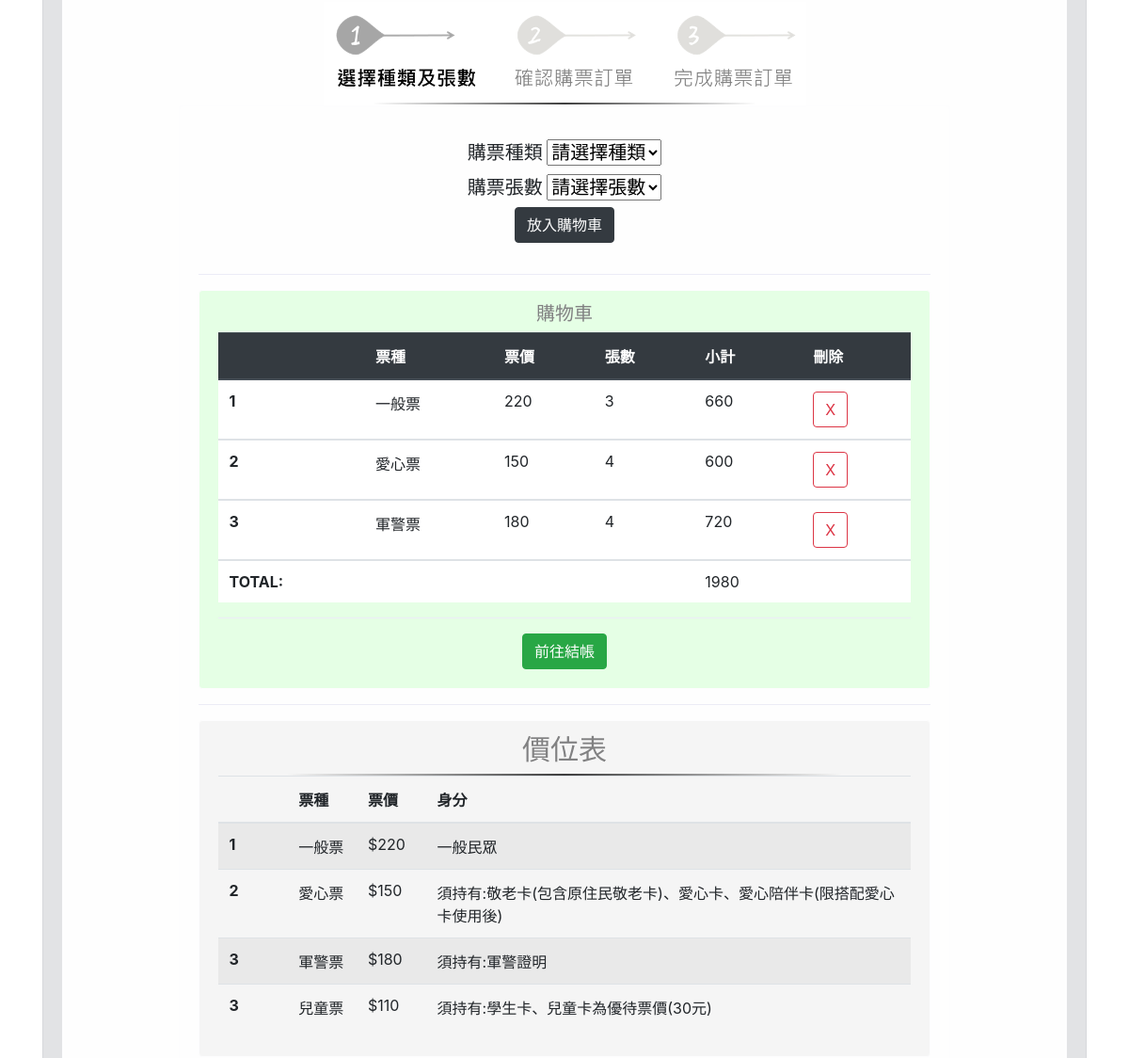
The app's page /ticket.php?tick=2 (signed in, middle part), older data.
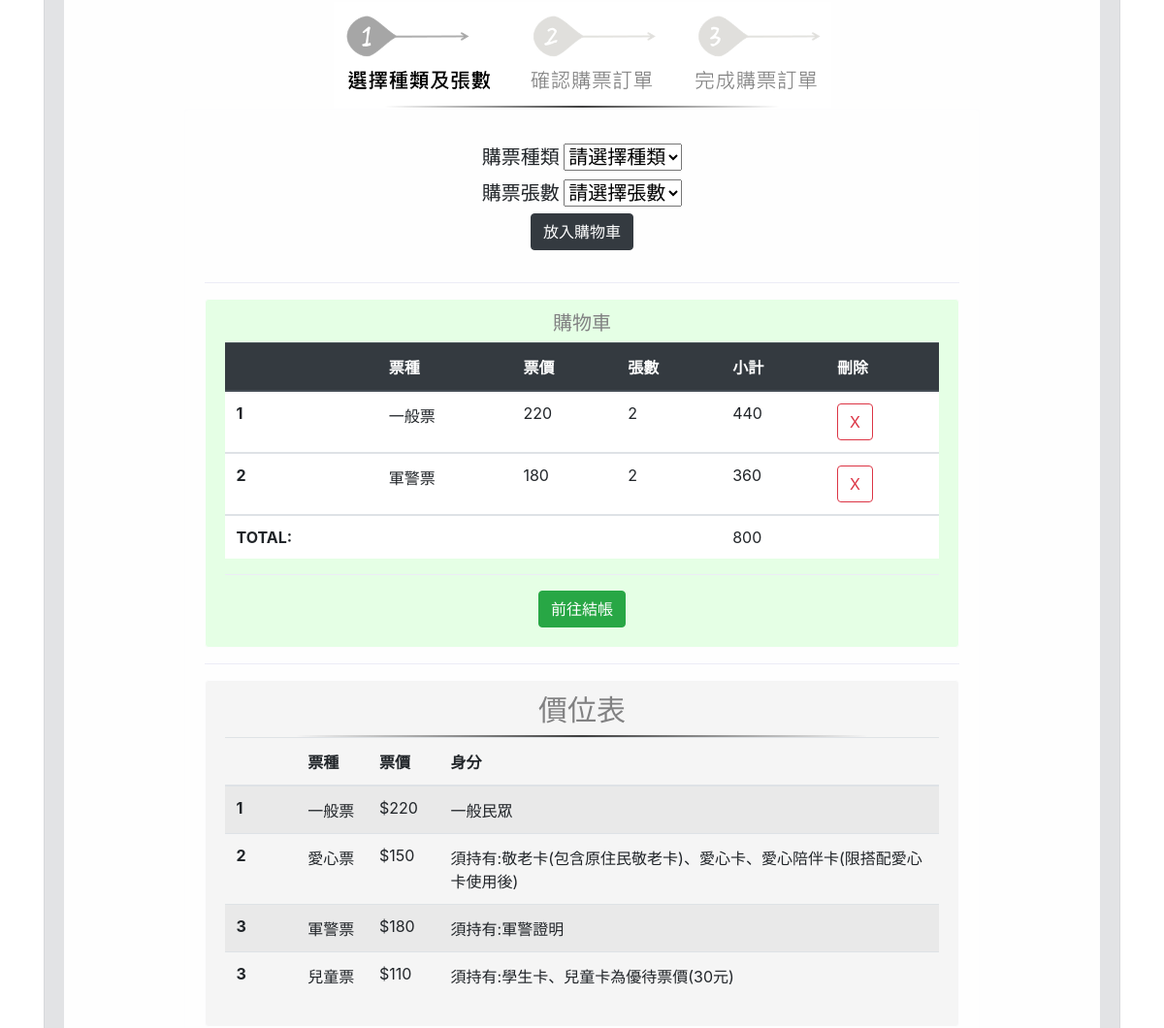
The same page, newer data.
### tables this page shows
CREATE TABLE `carticket` (
  `ctid` int(11) NOT NULL,
  `mid` varchar(200) NOT NULL,
  `species` varchar(200) NOT NULL,
  `num` varchar(200) NOT NULL
);

### showcar.php (the view, shortened to what this page needs)
<?php
  $userid = $_SESSION["user_type"];
   require "includes/db.php";
    $sql = "SELECT * FROM carticket WHERE mid =$userid";
    $result = $conn->query($sql);
    if ($result->num_rows > 0) {
    echo "<table class='table' bgcolor='#ffffff'>";
        echo " <thead class='thead-dark'>";
         echo "  <tr>";
          echo "   <th scope='col'></th>";
           echo "  <th scope='col'>票種</th>";
           echo "  <th scope='col'>票價</th>";
           echo "  <th scope='col'>張數</th>";
           echo "  <th scope='col'>小計</th>";
           echo "  <th scope='col'>刪除</th>";
          echo " </tr>";
        echo " </thead>";
         $n = 0;
        while($row = $result->fetch_assoc()) {
          $ctid = $row["ctid"];
          $num = $row["num"];
          $species = $row["species"];
          $total=$num * $species;
          $totall=$totall+$total;
          $n = $n + 1;
			 echo "<tbody>";
				echo "<tr>";
				echo "<th scope='row'>$n</th>";
				echo "<td>";
				if ($species==220){
					echo "一般票";
				} elseif ($species==150) {
					echo "愛心票";
				} elseif ($species==180) {
					echo "軍警票";
				} elseif ($species==110) {
					echo "兒童票";
				}
				echo "</td>";
				echo "<td>$species</td>";
				echo "<td>$num</td>";
				echo "<td>$total</td>";
				echo "<td><a href='deletecar.php?ctid=$ctid'> <button type='button' class='btn btn-outline-danger'>X</button></a></td>";
				echo "</tr>";
			echo "</tbody>";
        }
        echo "<tr>";
        echo "<th scope='row'>TOTAL:</th>";
        echo "<td></td>";
        echo "<td></td>";
        echo "<td></td>";
        echo "<td>"."$totall"."</td>";
        echo "</tr>";
echo " </table>";
    }
?>

Row changes from the older to the newer data that the page shows:
removed carticket: shows "一般票", species "220", num "3", total "660"
removed carticket: shows "愛心票", species "150", num "4", total "600"
removed carticket: shows "軍警票", species "180", num "4", total "720"
added carticket: shows "一般票", species "220", num "2", total "440"
added carticket: shows "軍警票", species "180", num "2", total "360"
Text that changed along with them:
$totall: "1980" → "800"
